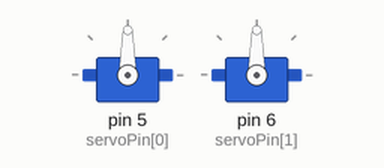
This sketch was run on a simulated Arduino Uno, built with avr-gcc and run on an emulated ATmega328P. Parts: 2 × servo.

Above: at 0.05 s.
Timing chart, 0 to 3.0 s (numbered marks = the images above):
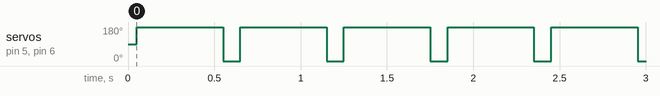

Measured:
- by itself, servo on pin 5 (servoPin[0]), servo on pin 6 (servoPin[1]): alternates 180° for 0.50 s and 0° for 0.10 s

The sketch:

pleaseWork.ino
```cpp
#include <Servo.h>

Servo myservo1;
Servo myservo2;

int val = 190;
int nval = -190;

unsigned int servoPin[]={ 5, 6};


void setup()  {


  myservo1.attach(servoPin[0]);//array
  myservo2.attach(servoPin[1]);


}

void loop(){


  delay(50);
  myservo1.write(val );
  myservo2.write(val );


  delay(500);

  myservo1.write(nval );
  myservo2.write(nval );


   delay(50);
}
```
